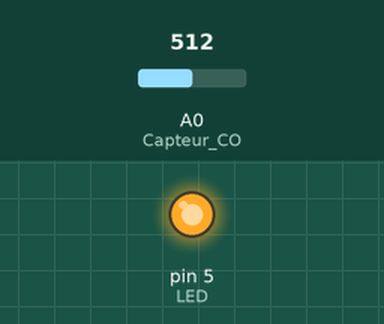
This sketch was run on a simulated Arduino Uno, built with avr-gcc and run on an emulated ATmega328P. Parts: output pins drawn as LEDs (lit = HIGH). Inputs (shaded band) come from the test bench; at power-on: A0 (Capteur_CO) = 512. What the sketch prints to the serial monitor is not drawn.

Above: at 1.8 s.
1.9 s: A0 (Capteur_CO) set to 492
At 2.4 s:
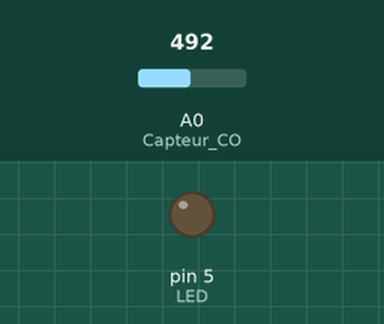
4.5 s: A0 (Capteur_CO) set to 510
At 5.9 s:
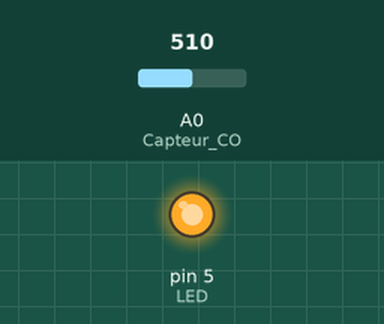
6.5 s: A0 (Capteur_CO) set to 985
8.3 s: A0 (Capteur_CO) set to 1011
At 9.9 s:
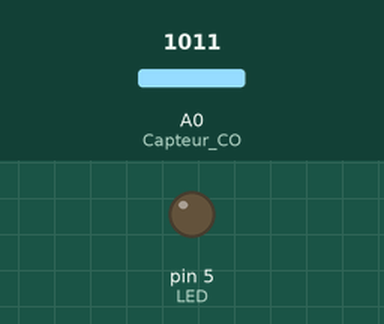
11.3 s: A0 (Capteur_CO) set to 990
At 12.0 s:
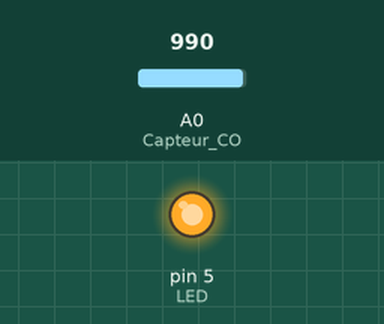
12.9 s: A0 (Capteur_CO) set to 490
At 14.2 s:
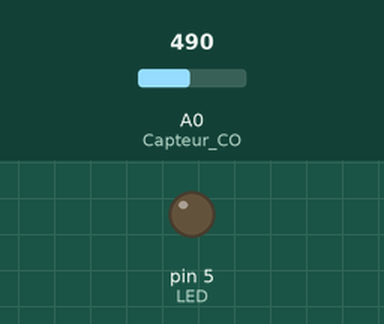
Timing chart, 0 to 15.9 s (numbered marks = the images above; inputs shaded):
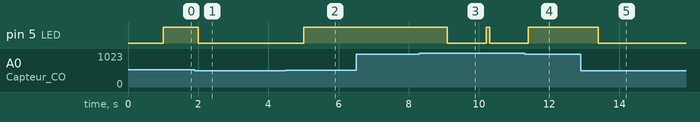

The sketch:

capteur_+_led.ino
```cpp
int Capteur_CO = A0;
int LED = 5;

void setup () {
  pinMode(Capteur_CO, INPUT);
  pinMode(LED, OUTPUT);
  Serial.begin(9600);
}
void loop () {
  if(analogRead(Capteur_CO) <500) {
    digitalWrite (LED, LOW);
    Serial.print("ok");
  }
  delay(1000);
  if(analogRead(Capteur_CO) >500 <1000) {
    digitalWrite (LED, HIGH);
  }
  if(analogRead(Capteur_CO) >=1000) {
  Serial.print("Sortir de la maison/appartement immédiatement");
    digitalWrite(LED,HIGH);
    delay(100);
    digitalWrite(LED,LOW);
    delay(100);
  }
}
```

Measured:
- the behaviour switches between 500 and 499 on A0 (Capteur_CO) (found by bisection; images 0 and 1)
- the behaviour switches between 999 and 1000 on A0 (Capteur_CO) (found by bisection; images 2 and 3)
- after the input at 1.9 s, pin 5 (LED): HIGH → LOW after 0.10 s
- after the input at 4.5 s, pin 5 (LED): LOW → HIGH after 0.50 s
- after the input at 6.5 s, every drawn part: stays the same
- after the input at 8.3 s, pin 5 (LED): HIGH → LOW after 0.80 s, → HIGH 1.1 s later, → LOW 0.10 s later
- after the input at 11.3 s, pin 5 (LED): goes on until 11.4 s, then stays HIGH
- after the input at 12.9 s, pin 5 (LED): HIGH → LOW after 0.51 s
